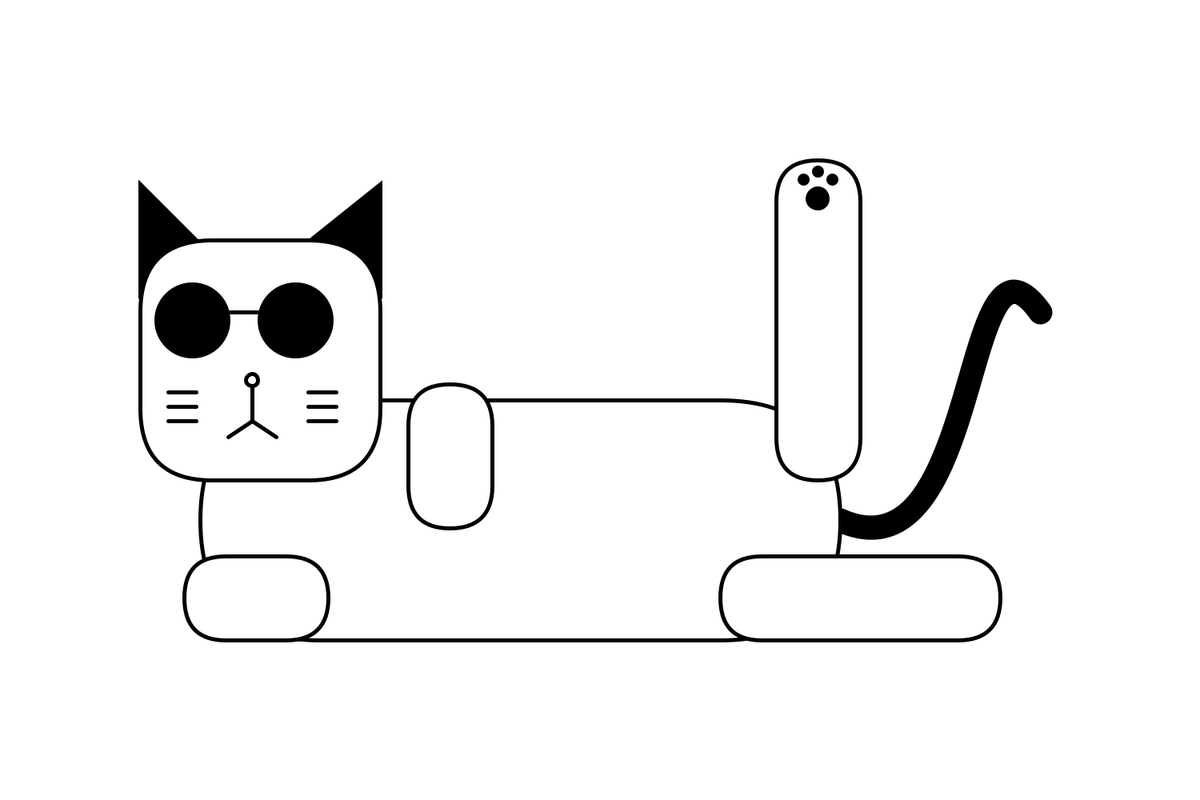
Frame 1 (no input)
Frame 2 (the mouse pressed at the canvas centre, redrawn once): identical to frame 1, image omitted

The Processing sketch that drew this single still picture (run headless with seeded random() and noise(); the mouse was pressed at the canvas centre and the sketch redrawn once):

// Processing sketch: CODE_A_CAT
// ── CODE_A_CAT.pde
/*

 
 - Body Width --- default 800
 - Glasses Size --- default 90
 - Leg Width --- default 65
 
 CAN BE CHANGED.
 ↓ ↓ ↓ ↓ ↓ ↓ ↓ ↓ 
 */

boolean badassCat = true;
int bodyWidth = 800;
int legWidth = 105;
int glassesSize = 90;


void setup() {
  noLoop();
  size(1500, 1000);
}

void draw() {
  background(255);

  int groundHeight = 800;
  int bodyHeight = 300;
  int bodyStartX = (width-bodyWidth)/2 - 100;
  int bodyStartY = groundHeight - bodyHeight;

  int bodyMiddleY = bodyStartY + bodyHeight/2;

  int bodyEndX = bodyStartX + bodyWidth;

  int longestlegWidth = 400;

  int pawSize = 25;

  int headHigherThanBody = 200;
  int headSize = 300;
  int headStartX = bodyStartX - headSize/4;
  int headStartY = (groundHeight - bodyHeight) - headHigherThanBody;

  int headTiltX = 10;
  int headMiddleX = headStartX + headSize/2 - headTiltX;

  float glassesGapRatio = 1.4;
  int glassesY = headStartY + 100;

  int noseSize = 15;

  int whiskerWidth = 35;
  int whiskerHeadMiddleDistance = 70;

  int whiskerStartY = headStartY + 190;
  int whiskerYGap = 18;

  int mouthWidthX = 20;
  int mouthHeightY = 20;
  int mouthStartY = whiskerStartY + whiskerYGap * 2;
  int mouthEndY = mouthStartY + mouthHeightY;

  // --------------------- TAIL ---------------------

  strokeWeight(30);
  noFill();
  bezier(bodyEndX, bodyMiddleY, bodyEndX + 180, bodyMiddleY + 80, bodyEndX + 150, bodyMiddleY - 400, bodyEndX + 250, bodyMiddleY - 260);
  strokeWeight(5);
  // --------------------- BODY ---------------------
  fill(255);
  rect(bodyStartX, groundHeight - bodyHeight, bodyWidth, bodyHeight, 700); // Main Body

  rect(bodyStartX - 20, groundHeight - legWidth, 180, legWidth, legWidth); // Leftest Leg
  rect(bodyStartX + bodyWidth - 150, groundHeight - legWidth, 350, legWidth, legWidth); // Rightest Leg
  rect(bodyStartX + 260, bodyStartY - 20, legWidth, 180, legWidth); // Middle ARM
  rect(bodyStartX + bodyWidth - 80, bodyStartY - longestlegWidth + 100, legWidth, longestlegWidth, legWidth); // Longest Leg

  // PAW
  fill(0);
  int pawCenterX = bodyStartX + bodyWidth - 80 + legWidth/2;
  ellipse(pawCenterX, bodyStartY - longestlegWidth + 148, pawSize, pawSize); // BIG PAWLL
  ellipse(pawCenterX - 18, bodyStartY - longestlegWidth + 124, pawSize/2.5, pawSize/2.5); //SMALL PAWLL LEFT
  ellipse(pawCenterX, bodyStartY - longestlegWidth + 114, pawSize/2.5, pawSize/2.5); // SMALL PAWLL MIDDLE
  ellipse(pawCenterX + 18, bodyStartY - longestlegWidth + 124, pawSize/2.5, pawSize/2.5); // SMALL PAWLL RIGHT

  // --------------------- EARS ---------------------
  fill(0);
  triangle(headStartX, headStartY - 70, headStartX, headStartY + 70, headStartX + 120, headStartY + 50); // Left Ear
  triangle(headStartX + headSize, headStartY - 70, headStartX + headSize, headStartY + 70, headStartX + headSize - 150, headStartY + 50);


  // --------------------- BIG FACE ---------------------
  fill(255);
  rect(headStartX, (groundHeight - bodyHeight) - headHigherThanBody, headSize, headSize, 90); // Head

  fill(0);
  int eyeMiddleX = headMiddleX - 10;
  ellipse(eyeMiddleX - glassesSize/glassesGapRatio, glassesY, glassesSize, glassesSize); // Left Eye
  ellipse(eyeMiddleX + glassesSize/glassesGapRatio, glassesY, glassesSize, glassesSize); // Right Eye
  line(eyeMiddleX - glassesSize/glassesGapRatio, glassesY - 10, eyeMiddleX + glassesSize/glassesGapRatio, glassesY - 10); //Glasses nose bridge

  // --------------------- NOSE ---------------------
  fill(255);
  stroke(0);
  line(headMiddleX, whiskerStartY - 15, headMiddleX, whiskerStartY + whiskerYGap * 2);
  ellipse(headMiddleX, whiskerStartY - 15, noseSize, noseSize);

  // --------------------- MOUTHH ---------------------
  if(badassCat){
    
    line(headMiddleX, mouthStartY, headMiddleX - mouthWidthX - 10, mouthEndY); // MOUTH LEFT LINE
    line(headMiddleX, mouthStartY, headMiddleX + mouthWidthX + 10, mouthEndY); // MOUTH RIGHT LINE
  }else{
    line(headMiddleX, mouthStartY, headMiddleX - mouthWidthX - 10, mouthEndY - 40); // MOUTH LEFT LINE
    line(headMiddleX, mouthStartY, headMiddleX + mouthWidthX + 10, mouthEndY - 40); // MOUTH RIGHT LINE
  }
  
 

  // --------------------- WHISKERS ---------------------
  for (int i = 0; i < 3; i++) {
    line(headMiddleX - whiskerWidth - whiskerHeadMiddleDistance, whiskerStartY + i * whiskerYGap, headMiddleX - whiskerHeadMiddleDistance, whiskerStartY + i * whiskerYGap);  // Left Whiskers
  }

  for (int i = 0; i < 3; i++) {
    line(headMiddleX + whiskerWidth + whiskerHeadMiddleDistance, whiskerStartY + i * whiskerYGap, headMiddleX + whiskerHeadMiddleDistance, whiskerStartY + i * whiskerYGap);  // Left Whiskers
  }
}
